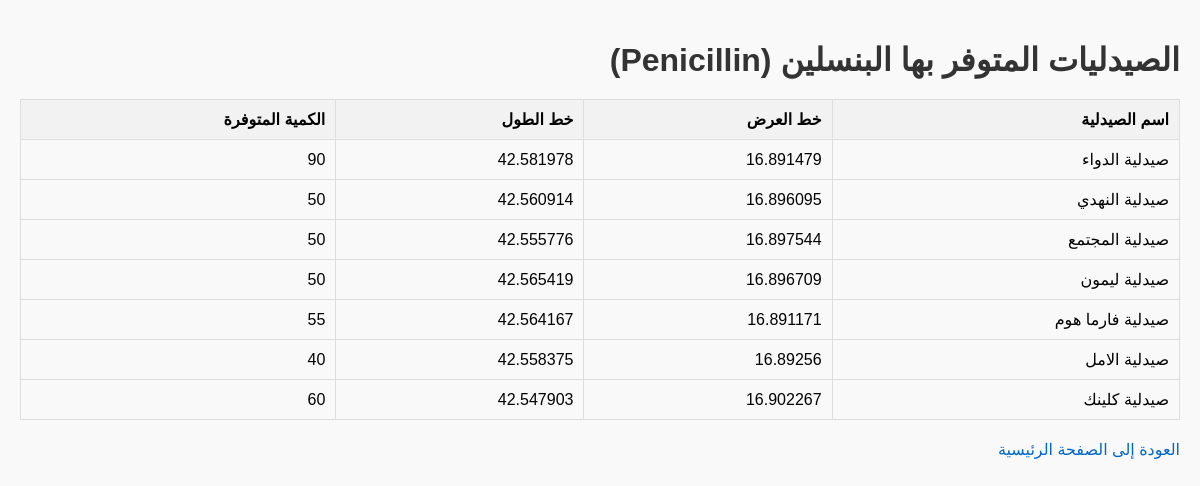
/pharmacies_with_medicine/17, run on the app's committed database.
### tables this page shows
CREATE TABLE medicines (
        medicine_id INTEGER PRIMARY KEY AUTOINCREMENT,
        name TEXT NOT NULL,
        description TEXT
    , quantity INTEGER DEFAULT 0);

CREATE TABLE pharmacy_medicines (
        pharmacy_id INTEGER,
        medicine_id INTEGER,
        quantity INTEGER DEFAULT 0,
        FOREIGN KEY (pharmacy_id) REFERENCES pharmacies (pharmacy_id),
        FOREIGN KEY (medicine_id) REFERENCES medicines (medicine_id),
        PRIMARY KEY (pharmacy_id, medicine_id)
    );

CREATE TABLE pharmacies (
        pharmacy_id INTEGER PRIMARY KEY AUTOINCREMENT,
        name TEXT NOT NULL,
        latitude REAL,
        longitude REAL
    );

### app.py (the view)
@app.route('/pharmacies_with_medicine/<int:medicine_id>')
def pharmacies_with_medicine(medicine_id):
    conn = get_db_connection()
    pharmacies = conn.execute('''
        SELECT p.pharmacy_id, p.name, p.latitude, p.longitude, pm.quantity
        FROM pharmacies p
        JOIN pharmacy_medicines pm ON p.pharmacy_id = pm.pharmacy_id
        WHERE pm.medicine_id = ? AND pm.quantity > 0
    ''', (medicine_id,)).fetchall()
    medicine = conn.execute(
        'SELECT name FROM medicines WHERE medicine_id = ?',
        (medicine_id,)
    ).fetchone()
    conn.close()
    return render_template('pharmacies_with_medicine.html', pharmacies=pharmacies, medicine=medicine)

### app.py (called while the page is built)
def get_db_connection():
    conn = sqlite3.connect('Ourproject.db')
    conn.row_factory = sqlite3.Row
    return conn

### templates/pharmacies_with_medicine.html (shortened to what this page needs)
<!DOCTYPE html>
<html lang="ar" dir="rtl">
<head>
</head>
<body>
    <h1>الصيدليات المتوفر بها {{ medicine['name'] }}</h1>
    <table>
        <thead>
            <tr>
                <th>اسم الصيدلية</th>
                <th>خط العرض</th>
                <th>خط الطول</th>
                <th>الكمية المتوفرة</th>
            </tr>
        </thead>
        <tbody>
            {% for pharmacy in pharmacies %}
            <tr>
                <td>{{ pharmacy['name'] }}</td>
                <td>{{ pharmacy['latitude'] }}</td>
                <td>{{ pharmacy['longitude'] }}</td>
                <td>{{ pharmacy['quantity'] }}</td>
            </tr>
            {% endfor %}
        </tbody>
    </table>
    <a href="{{ url_for('index') }}">العودة إلى الصفحة الرئيسية</a>
</body>
</html>

### templates/pharmacies_with_medicine.html (style rules this page uses)
body { font-family: Arial, sans-serif; margin: 0; padding: 20px; background-color: #f9f9f9; }
h1, h2 { color: #333; margin-bottom: 20px; }
table { width: 100%; border-collapse: collapse; margin-bottom: 20px; }
th, td { border: 1px solid #ddd; padding: 10px; text-align: right; }
th { background-color: #f2f2f2; }
a { color: #0066cc; text-decoration: none; font-size: 16px; }

### data on the page
medicines: name "البنسلين (Penicillin)"
pharmacy_medicines: name "صيدلية الدواء", latitude "16.891479", longitude "42.581978", quantity "90"
pharmacy_medicines: name "صيدلية النهدي", latitude "16.896095", longitude "42.560914", quantity "50"
pharmacy_medicines: name "صيدلية المجتمع", latitude "16.897544", longitude "42.555776", quantity "50"
pharmacy_medicines: name "صيدلية ليمون", latitude "16.896709", longitude "42.565419", quantity "50"
pharmacy_medicines: name "صيدلية فارما هوم", latitude "16.891171", longitude "42.564167", quantity "55"
pharmacy_medicines: name "صيدلية الامل", latitude "16.89256", longitude "42.558375", quantity "40"
pharmacy_medicines: name "صيدلية كلينك", latitude "16.902267", longitude "42.547903", quantity "60"
